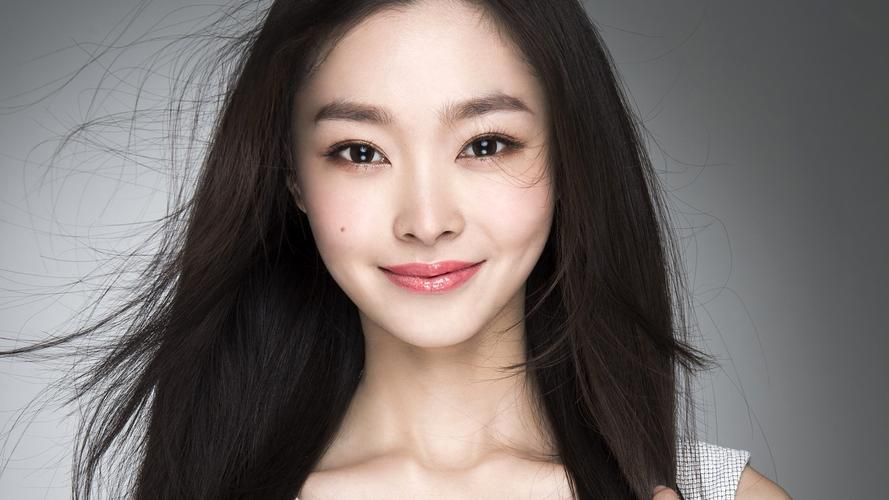
#> input picture day24/课堂代码/day24/c.jpeg, 889 x 500 px
$ python '05-人脸检测.py'
#> lines starting #> are read from the running program, lines starting #| are printed output that depends on the picture; after the words box and inside, x2 and y2 are one past the last pixel; in counts of white or black regions, pixels touching at a corner belong together
"""
OpenCV提供了一种训练方法或预先训练的模型，可以使用cv2.CascadeClassifier()方法读取。预训练的模型位于OpenCV安装的data文件夹中。
步骤：
cv2.CascadeClassifier()或者 load() 加载必要的XML文件
分类器对象.detectMultiScale()方法完成检测，该方法返回检测到的脸部或眼睛的边界矩形。
"""
import cv2

img = cv2.imread("c.jpeg")
#> img is the input picture: shape (500, 889, 3); mean B, G, R 109, 111.4, 119.8
# cv2.namedWindow("win", cv2.WINDOW_NORMAL)
# cv2.resizeWindow("win", 480, 640)

# 人脸检测需要级联分类器
# 加载预训练好的模型文件有两种方式：
# a. 就是在构造函数中加载  cv2.CascadeClassifier("xml文件")
# b. 级联分类器对象.load("xml文件")
# classifier = cv2.CascadeClassifier("haarcascade_frontalface_default.xml")
classifier = cv2.CascadeClassifier(cv2.data.haarcascades + "haarcascade_frontalface_alt.xml")
# 人脸检测
img_gray = cv2.cvtColor(img, cv2.COLOR_BGR2GRAY)
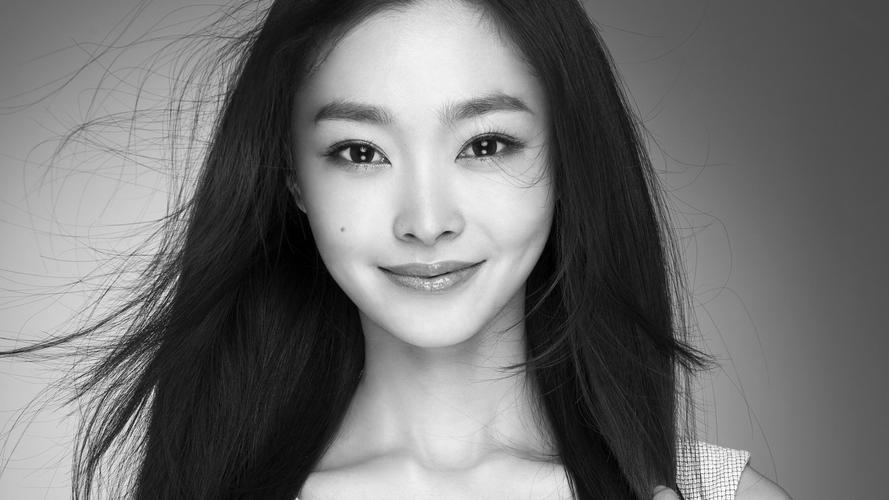
#> img_gray: shape (500, 889); min 0, max 255, mean 113.7
# scaleFactor缩放因子必须大于1， 默认值是1.1  一般使用1.1 -- 1.5
# scaleFactor = 1.3  表示图像缩放成： 原图/1.3
# scaleFactor越大， 检测效率很快， 可能会漏检, 误检
# minNeighbors: 表示检测人脸的时候周边6个区域都有人脸特征信息
# minSize: 要求人脸区域大小最低是多少
faces = classifier.detectMultiScale(img_gray, scaleFactor=1.5)
#> faces = [[253, 14, 342, 342]]
# faces = classifier.detectMultiScale(img_gray, minSize=(300, 300))
if faces is not None:
    for face in faces:
        x, y, w, h = face
        # 绘制矩形
        cv2.rectangle(img, (x, y), ((x + w), (y + h)), (0, 0, 255), 2, cv2.LINE_AA)
#> this loop made 1 pass
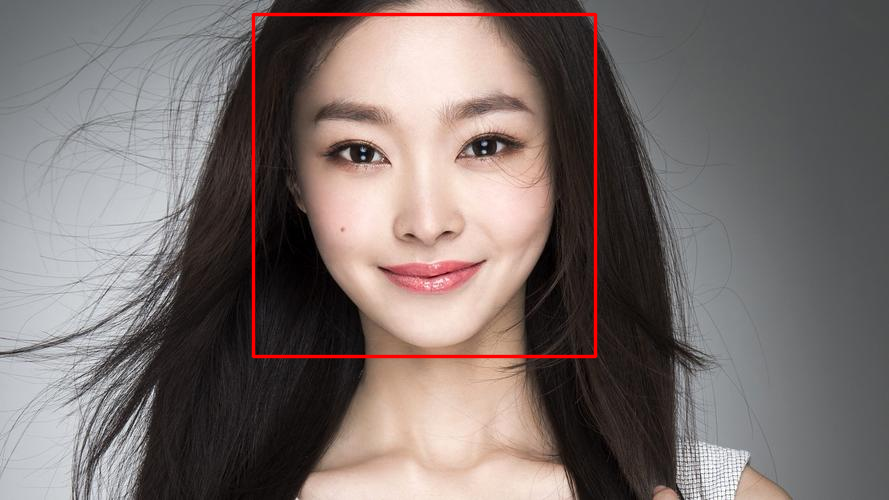
#> img: shape (500, 889, 3); 1.54% of pixels changed, all inside (x1, y1, x2, y2) = (251, 12, 598, 359)

cv2.imshow("win", img)
cv2.waitKey(0)
cv2.destroyAllWindows()

$ run again, with day24/课堂代码/day24/mn.jpeg copied over day24/课堂代码/day24/c.jpeg
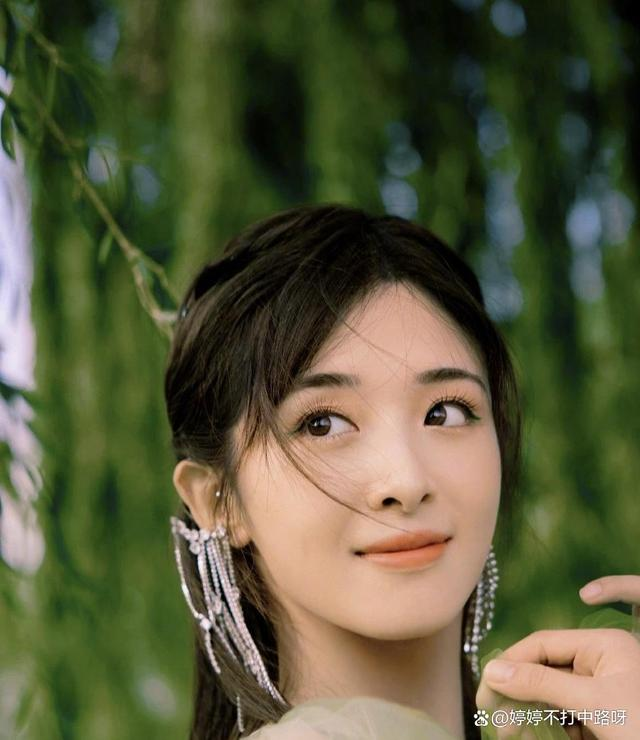
#> input picture day24/课堂代码/day24/mn.jpeg, 640 x 740 px
#> img is the input picture: shape (740, 640, 3); mean B, G, R 58.9, 89, 87.9
#> `img_gray = cv2.cvtColor(img, cv2.COLOR_BGR2GRAY)`:
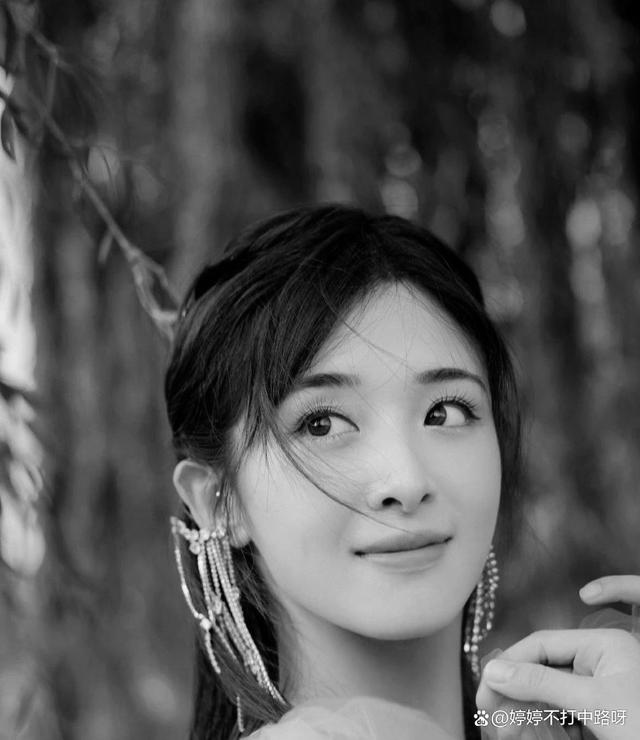
#> img_gray: shape (740, 640); min 0, max 255, mean 85.3
#> faces = [[214, 279, 342, 342]]
#> the loop `for face in faces:` made 1 pass
#> after the loop `for face in faces:`:
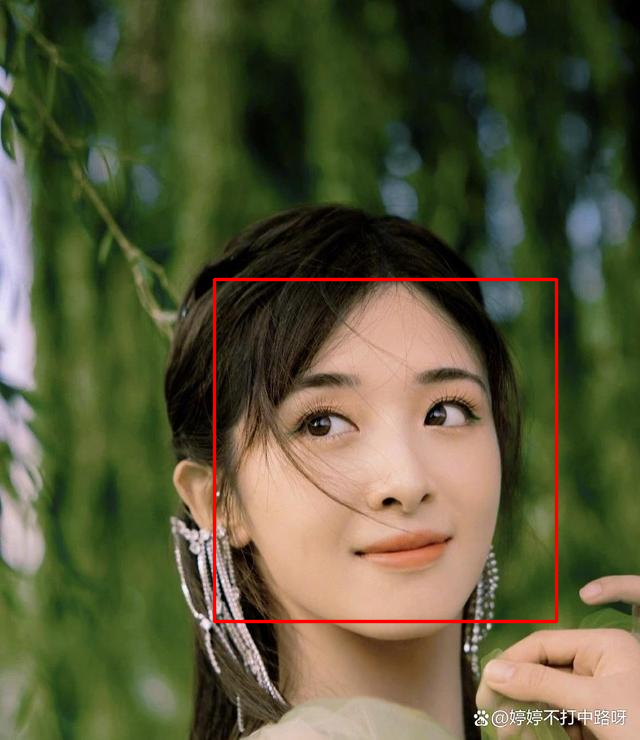
#> img: shape (740, 640, 3); 1.44% of pixels changed, all inside (x1, y1, x2, y2) = (212, 277, 559, 624)

$ run again, with day24/课堂代码/day24/hy.jpg copied over day24/课堂代码/day24/c.jpeg
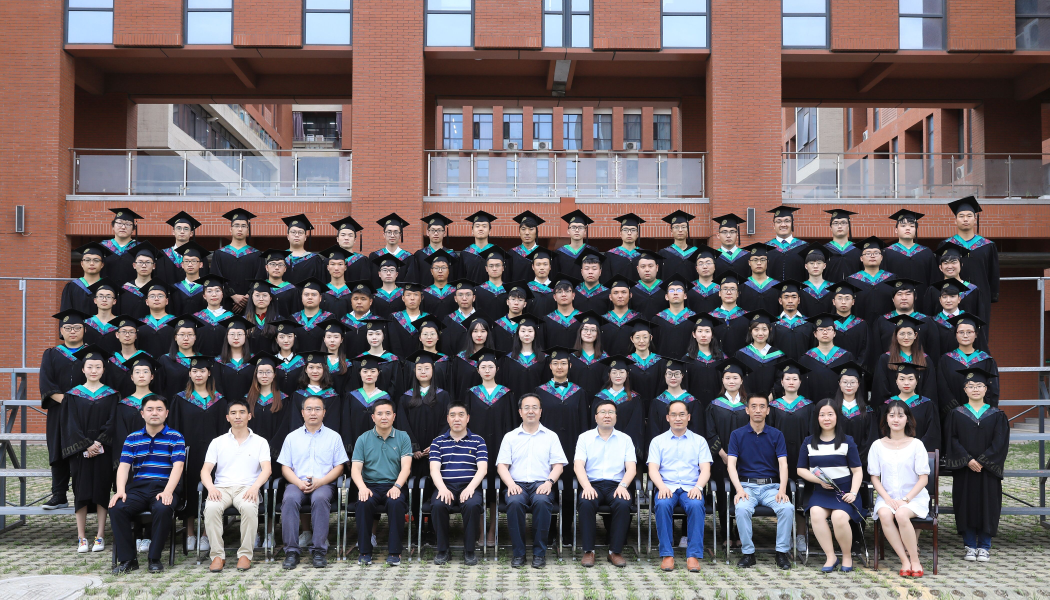
#> input picture day24/课堂代码/day24/hy.jpg, 4200 x 2400 px (shown at 1/4 size)
#> img is the input picture: shape (2400, 4200, 3); mean B, G, R 101.4, 100.3, 110.4
#> `img_gray = cv2.cvtColor(img, cv2.COLOR_BGR2GRAY)`:
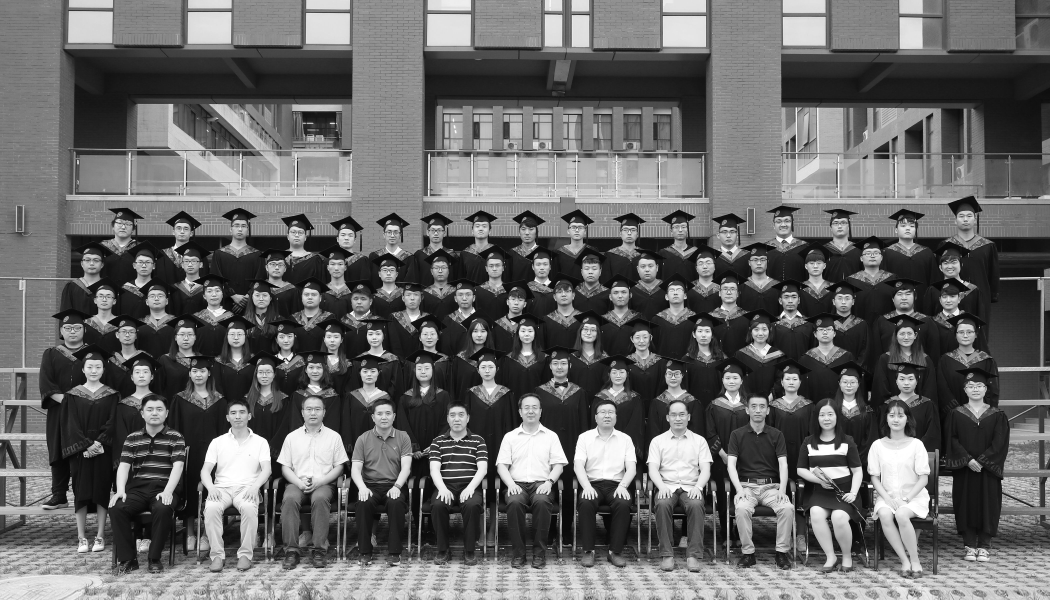
#> img_gray: shape (2400, 4200) (shown at 1/4 size); min 0, max 255, mean 103.4
#> faces = 114 rows, first 6: [3827, 840, 68, 68], [927, 878, 68, 68], [1890, 879, 68, 68], [3598, 880, 68, 68], [2686, 883, 68, 68], [696, 890, 68, 68]
#> the loop `for face in faces:` made 114 passes
#> (face, x, y) on passes 1 to 8: ([3827, 840, 68, 68], 3827, 840), ([927, 878, 68, 68], 927, 878), ([1890, 879, 68, 68], 1890, 879), ([3598, 880, 68, 68], 3598, 880), ([2686, 883, 68, 68], 2686, 883), ([696, 890, 68, 68], 696, 890), ([2274, 888, 68, 68], 2274, 888), ([1710, 897, 68, 68], 1710, 897)
#> after the loop `for face in faces:`:
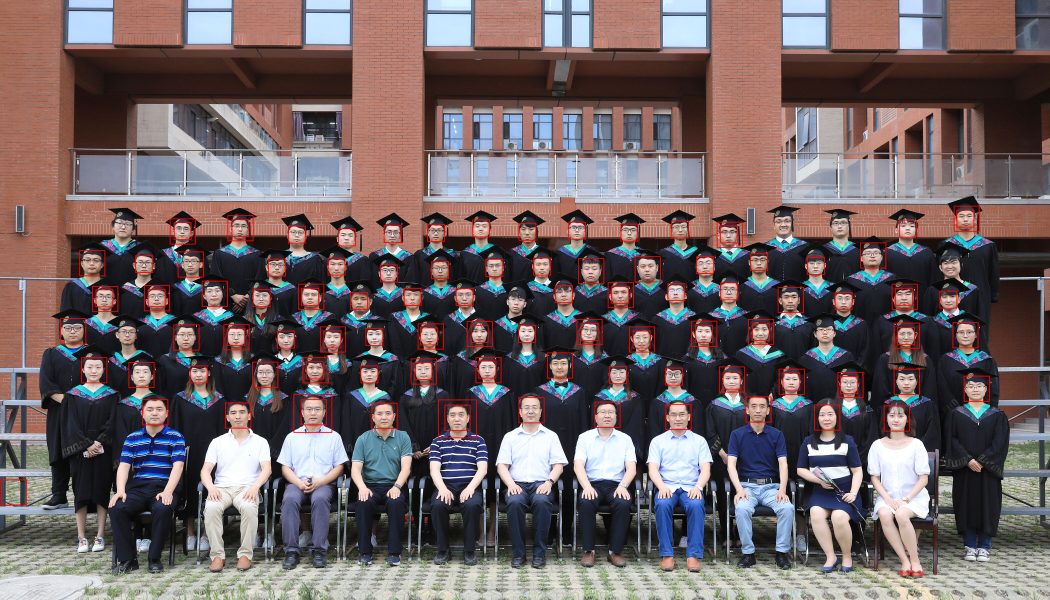
#> img: shape (2400, 4200, 3) (shown at 1/4 size); mean B, G, R 100.5, 99.4, 112.7
